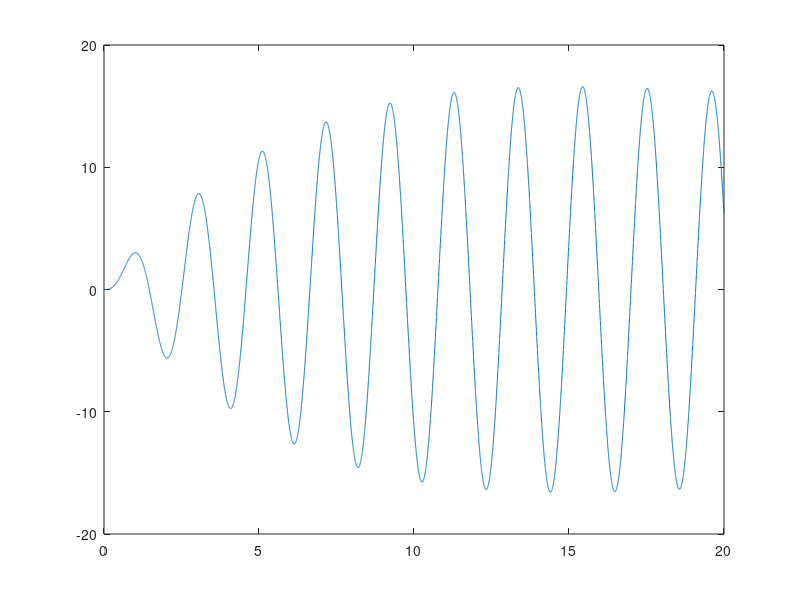

Reproduce this figure in MATLAB.
%??

m=0.1; %??
k=1; %????
a=0.03; %????
dt=0.002; %??
step=10000; %??
%??f(t)=A*sin(w*t);
A=2; w=3;
 
%???
y2=nan(step,1); y1=y2; y=y2;
%??
y(1)=0; y1(1)=0; 
y2(1)=(-a*y1(1)-k*y(1)+A*sin(w*0))/m;
 
%????
for ii=2:step
    y(ii)=y(ii-1)+y1(ii-1)*dt; %y???
    y1(ii)=y1(ii-1)+y2(ii-1)*dt; %y'???
    y2(ii)=(-a*y1(ii)-k*y(ii)+2*sin(w*(ii*dt)))/m; %????????y''.
end
 
%??
t=(0:step-1)*dt;
plot(t,y);